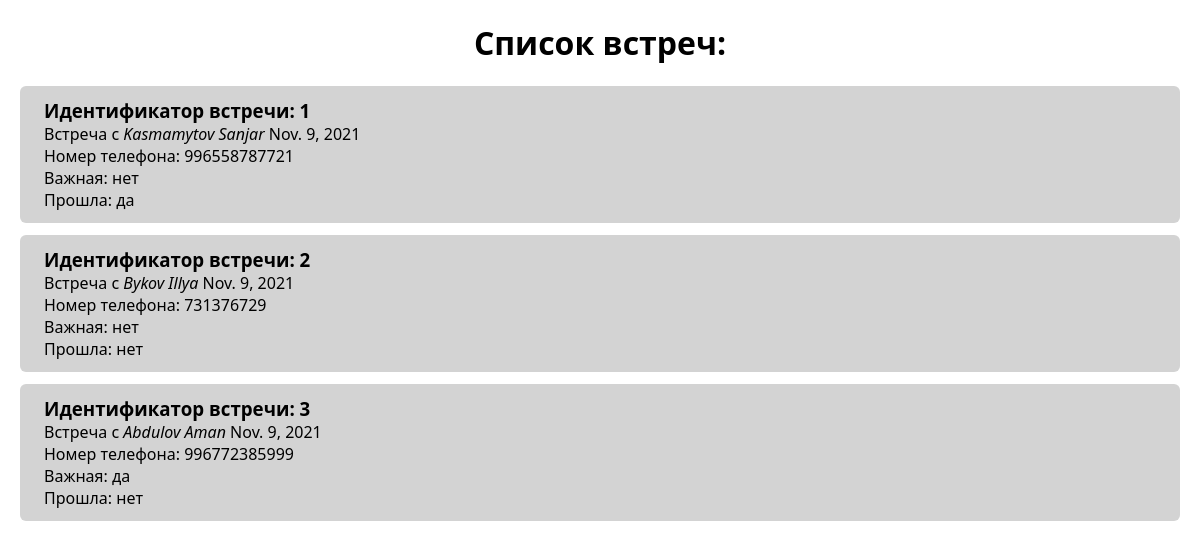
Screenshot of /meetings/ with the database file from the repository.
### main/models.py (models this page shows)
class ToMeet(models.Model):
    persone = models.CharField(max_length=32)
    phone_number = models.CharField(max_length=12)
    date_meeting = models.DateField()
    is_done = models.BooleanField(default=False)
    is_favorite = models.BooleanField(default=False)

### main/views.py (the view)
# urls.py: path('meetings/', meetings, name="meetings"),
def meetings(req):
    tomeet_list = ToMeet.objects.all()
    return render(req, "meetings.html", { "tomeet_list": tomeet_list })

### main/templates/meetings.html (shortened to what this page needs)
<!DOCTYPE html>
<html lang="en">
<head>
</head>
<body>
    <h1>Список встреч:</h1>
    {% for meeting in tomeet_list %}
        <div>
            <h3>Идентификатор встречи: {{ meeting.id }}</h3>
            <p>Встреча с <i>{{ meeting.persone }}</i> {{ meeting.date_meeting }}</p>
            <p>Номер телефона: {{ meeting.phone_number }}</p>
            <p>Важная: {% if meeting.is_favorite %}да{% else %}нет{% endif %}</p>
            <p>Прошла: {% if meeting.is_done %}да{% else %}нет{% endif %}</p>
        </div>
    {% endfor %}
</body>
</html>

### main/templates/meetings.html (style rules this page uses)
body { font-family: 'Segoe UI', Tahoma, Geneva, Verdana, sans-serif; }
h1 { text-align: center; }
div { padding: 12px 24px; background-color: lightgray; border-radius: 6px; margin: 12px; }
div h3, div p { margin: 0; }

### rows the page displays
ToMeet: id "1", persone "Kasmamytov Sanjar", date_meeting "Nov. 9, 2021", phone_number "996558787721", is_favorite "нет", is_done "да"
ToMeet: id "2", persone "Bykov Illya", date_meeting "Nov. 9, 2021", phone_number "731376729", is_favorite "нет", is_done "нет"
ToMeet: id "3", persone "Abdulov Aman", date_meeting "Nov. 9, 2021", phone_number "996772385999", is_favorite "да", is_done "нет"
